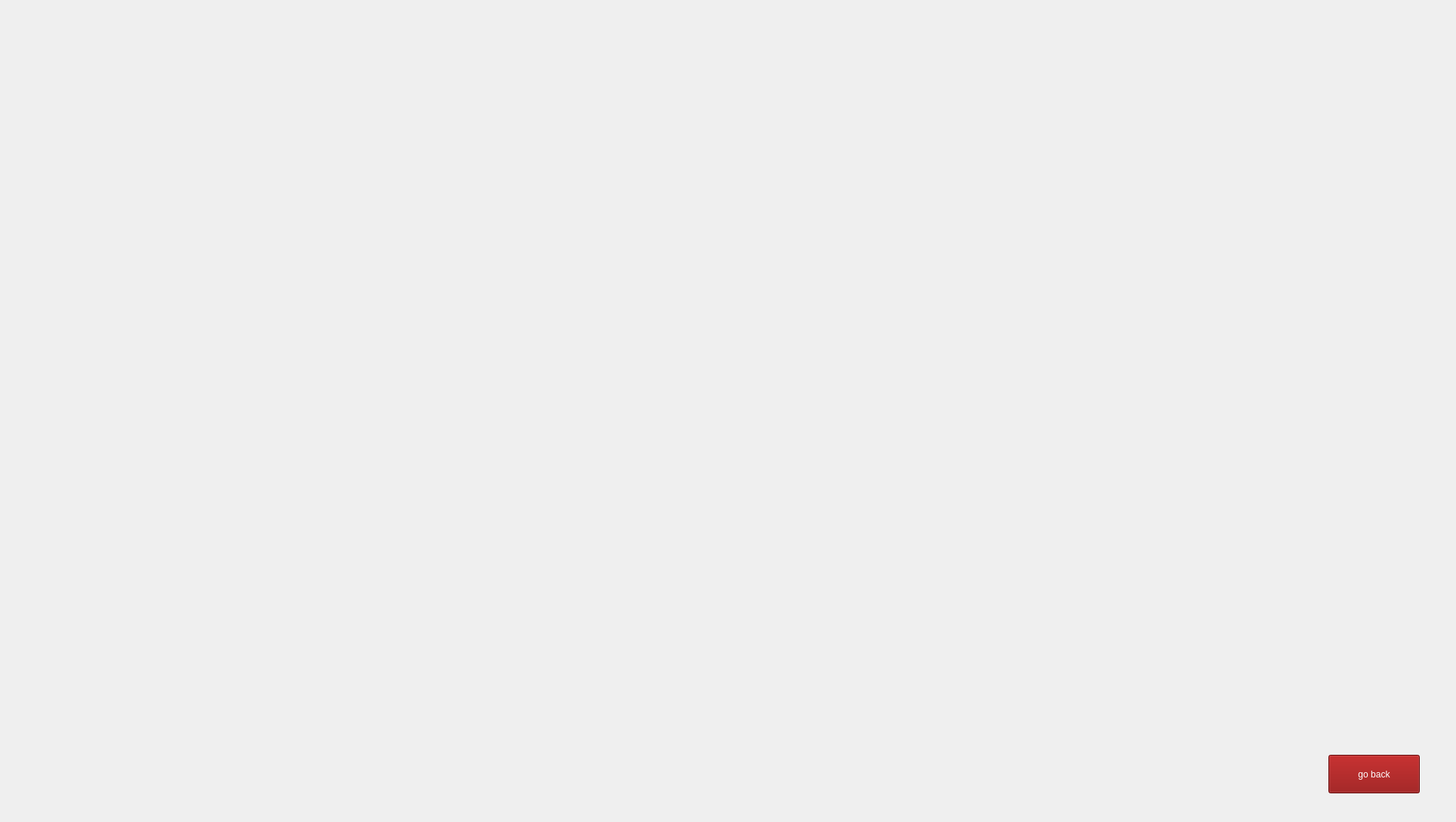
    <widget class="QWidget" name="viewmyclasses_2">
     <widget class="QLabel" name="label_21">
      <property name="geometry">
       <rect>
        <x>0</x>
        <y>0</y>
        <width>1920</width>
        <height>1080</height>
       </rect>
      </property>
      <property name="text">
       <string/>
      </property>
      <property name="pixmap">
       <pixmap resource="bgi.qrc">:/new/prefix1/bgi/assigned classes.jpg</pixmap>
      </property>
      <property name="scaledContents">
       <bool>true</bool>
      </property>
     </widget>
     <widget class="QPushButton" name="back_to_coachmenu_2">
      <property name="geometry">
       <rect>
        <x>1760</x>
        <y>1000</y>
        <width>121</width>
        <height>51</height>
       </rect>
      </property>
      <property name="cursor">
       <cursorShape>PointingHandCursor</cursorShape>
      </property>
      <property name="styleSheet">
       <string notr="true">background-color: rgb(138, 0, 0);
font: 24pt &quot;Microsoft Tai Le&quot;;
color: white;</string>
      </property>
      <property name="text">
       <string>go back</string>
      </property>
     </widget>
     <widget class="QTextEdit" name="view_assigned_classes">
      <property name="geometry">
       <rect>
        <x>640</x>
        <y>150</y>
        <width>1071</width>
        <height>701</height>
       </rect>
      </property>
      <property name="styleSheet">
       <string notr="true">background-color: transparent;
font: 35pt &quot;Microsoft Sans Serif&quot;;
color: white;
text-align: center;
border:transparent;
</string>
      </property>
      <property name="readOnly">
       <bool>true</bool>
      </property>
      <property name="html">
       <string>&lt;!DOCTYPE HTML PUBLIC &quot;-//W3C//DTD HTML 4.0//EN&quot; &quot;http://www.w3.org/TR/REC-html40/strict.dtd&quot;&gt;
&lt;html&gt;&lt;head&gt;&lt;meta name=&quot;qrichtext&quot; content=&quot;1&quot; /&gt;&lt;meta charset=&quot;utf-8&quot; /&gt;&lt;style type=&quot;text/css&quot;&gt;
p, li { white-space: pre-wrap; }
hr { height: 1px; border-width: 0; }
li.unchecked::marker { content: &quot;\2610&quot;; }
li.checked::marker { content: &quot;\2612&quot;; }
&lt;/style&gt;&lt;/head&gt;&lt;body style=&quot; font-family:'Microsoft Sans Serif'; font-size:35pt; font-weight:400; font-style:normal;&quot;&gt;
&lt;p style=&quot;-qt-paragraph-type:empty; margin-top:0px; margin-bottom:0px; margin-left:0px; margin-right:0px; -qt-block-indent:0; text-indent:0px; font-size:50pt;&quot;&gt;&lt;br /&gt;&lt;/p&gt;&lt;/body&gt;&lt;/html&gt;</string>
      </property>
     </widget>
    </widget>
